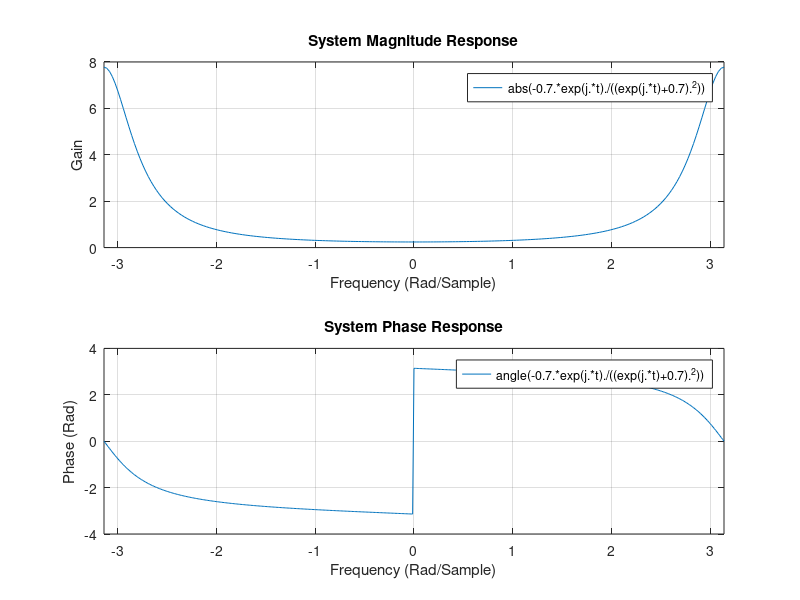

Reproduce this figure in MATLAB.
close all; clc; clear; format compact; format short;

t=(0:499)*pi/500;
f1='abs(-0.7*exp(j*t)./((exp(j*t)+0.7)^2))';
f2='angle(-0.7*exp(j*t)./((exp(j*t)+0.7)^2))';
range=[-pi pi];
subplot(2,1,1), fplot(f1, range)
grid;
xlabel('Frequency (Rad/Sample)'), ylabel('Gain')
%ylabel('Frequency (Rad/Sample)');
title('System Magnitude Response');
subplot(2,1,2), fplot(f2, range)
grid;
xlabel('Frequency (Rad/Sample)'), ylabel('Phase (Rad)')
title('System Phase Response');
